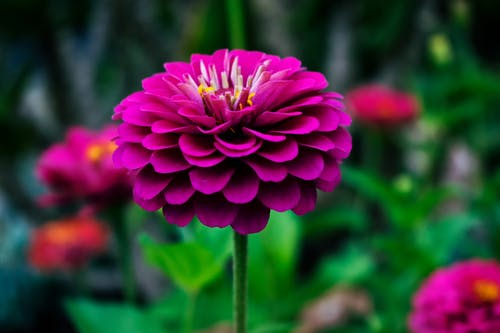
#> input picture rose.jpeg, 500 x 333 px
$ python -i cartoonizer.py   (imports and definitions only)
#> lines starting #> are read from the running program, lines starting #| are printed output that depends on the picture
import cv2


#function for taking an image

def make_cartoon(file_path):
#> called with file_path = 'rose.jpeg'
    img = cv2.imread(file_path)
#> img is the input picture: shape (333, 500, 3); mean B, G, R 53.7, 53.9, 59.5

    # Get the edges
    gray = cv2.cvtColor(img, cv2.COLOR_BGR2GRAY)
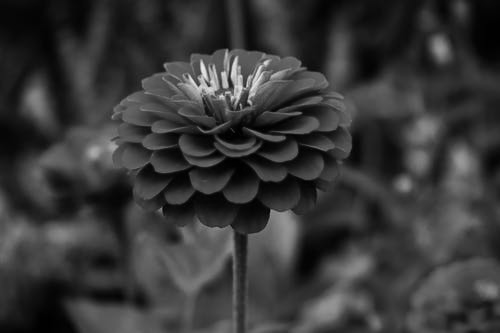
#> gray: shape (333, 500); min 0, max 233, mean 55.5
    gray = cv2.medianBlur(gray, 5)
    edges = cv2.adaptiveThreshold(gray, 165, cv2.ADAPTIVE_THRESH_MEAN_C, cv2.THRESH_BINARY, 1001, 51)
#> edges: shape (333, 500); every value is 165

    # To blur the coloured version of image
    color = cv2.bilateralFilter(img, 45, 300, 300)
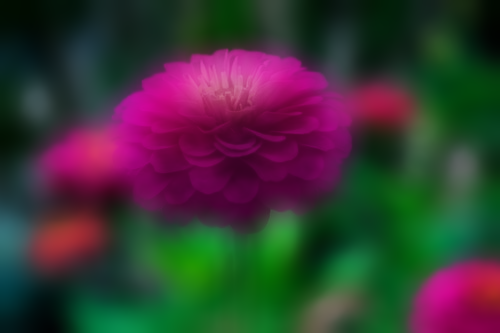
#> color: shape (333, 500, 3); mean B, G, R 53.3, 53.8, 59

    # Creating the Cartoon
    cartoon = cv2.bitwise_and(color, color, mask=edges)

    return cartoon

>>> result = make_cartoon('rose.jpeg')
